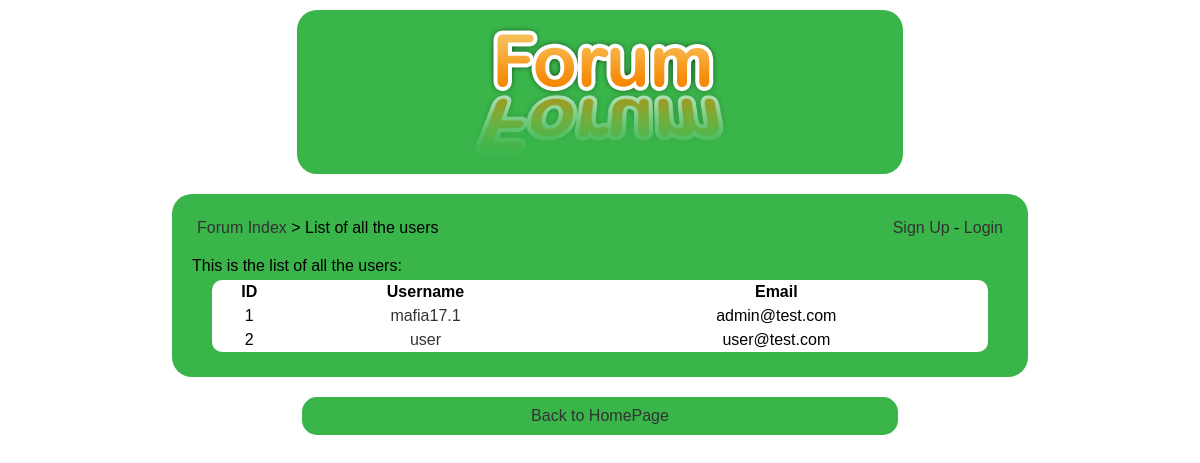
The page /users.php on the database its author committed.
### tables this page shows
CREATE TABLE `users` (
  `id` bigint(20) NOT NULL,
  `username` varchar(255) NOT NULL,
  `password` varchar(255) NOT NULL,
  `email` varchar(255) NOT NULL,
  `avatar` text NOT NULL,
  `signup_date` int(10) NOT NULL
);

### config.php (called while the page is built, shortened)
<?php
$url_home = 'index.php';
$design = 'default';
?>

### users.php (the view, shortened to what this page needs)
<?php
include('config.php');
?>
<!DOCTYPE html PUBLIC "-//W3C//DTD XHTML 1.0 Transitional//EN" "http://www.w3.org/TR/xhtml1/DTD/xhtml1-transitional.dtd">
<html xmlns="http://www.w3.org/1999/xhtml">
    <head>
        <link href="<?php echo $design; ?>/style.css" rel="stylesheet" title="Style" />
    </head>
    <body>
    	<div class="header">
        	<a href="<?php echo $url_home; ?>"><img src="<?php echo $design; ?>/images/logo.png" alt="Espace Membre" /></a>
	    </div>
        <div class="content">
<?php
if(isset($_SESSION['username']))
{
$nb_new_pm = mysqli_fetch_array(mysqli_query($connection,'select count(*) as nb_new_pm from pm where ((user1="'.$_SESSION['userid'].'" and user1read="no") or (user2="'.$_SESSION['userid'].'" and user2read="no")) and id2="1"'));
$nb_new_pm = $nb_new_pm['nb_new_pm'];
?>
<div class="box">
	<div class="box_left">
    	<a href="<?php echo $url_home; ?>">Forum Index</a> &gt; List of all the users
    </div>
	<div class="box_right">
    	<a href="list_pm.php">Your messages(<?php echo $nb_new_pm; ?>)</a> - <a href="profile.php?id=<?php echo $_SESSION['userid']; ?>"><?php echo htmlentities($_SESSION['username'], ENT_QUOTES, 'UTF-8'); ?></a> (<a href="login.php">Logout</a>)
    </div>
    <div class="clean"></div>
</div>
<?php
}
else
{
?>
<div class="box">
	<div class="box_left">
    	<a href="<?php echo $url_home; ?>">Forum Index</a> &gt; List of all the users
    </div>
	<div class="box_right">
    	<a href="signup.php">Sign Up</a> - <a href="login.php">Login</a>
    </div>
</div>
<?php
}
?>
This is the list of all the users:
<table>
    <tr>
    	<th>ID</th>
    	<th>Username</th>
    	<th>Email</th>
    </tr>
<?php
$req = mysqli_query($connection,'select id, username, email from users');
while($dnn = mysqli_fetch_array($req))
{
?>
	<tr>
    	<td><?php echo $dnn['id']; ?></td>
    	<td><a href="profile.php?id=<?php echo $dnn['id']; ?>"><?php echo htmlentities($dnn['username'], ENT_QUOTES, 'UTF-8'); ?></a></td>
    	<td><?php echo htmlentities($dnn['email'], ENT_QUOTES, 'UTF-8'); ?></td>
    </tr>
<?php
}
?>
</table>
		</div>
		<div class="foot"><a href="index.html">Back to HomePage</a></div>
	</body>
</html>

### default/style.css (style rules this page uses)
* { margin:0px; padding:0px; }
body { background:#ffffff; padding-left:10%; padding-right:10%; font-family:Arial, Geneva, sans-serif; }
a { text-decoration:none; color:#333333; }
img, table, tr, td { border:0px; }
table { border-spacing:0px; background:#ffffff; -moz-border-radius:10px; -webkit-border-radius:10px; border-radius:10px; padding:0px; width:95%; margin:5px auto 5px auto; }
tr { -moz-border-radius:5px; -webkit-border-radius:5px; border-radius:5px; margin:0px; }
td, th { margin:0px; border:0px; padding:3px; text-align:center; }
.header { margin:auto; margin-top:10px; padding:15px; background:#39b54a; width:60%; -moz-border-radius:20px; -webkit-border-radius:20px; border-radius:20px; text-align:center; }
.foot { text-align:center; background:#39b54a; width:60%; -moz-border-radius:15px; -webkit-border-radius:15px; border-radius:15px; padding:10px; margin:20px auto; }
.content { background:#39b54a; width:85%; -moz-border-radius:20px; -webkit-border-radius:20px; border-radius:20px; margin:auto; padding:20px; margin-top:20px; }
.box_left { float:left; }
.box_right { float:right; }
.box { background:#39b54a; -moz-border-radius:10px; -webkit-border-radius:10px; border-radius:10px; margin:auto; padding:5px; margin-bottom:15px; }

### rows shown on the page
users: id "1", username "mafia17.1", email "admin@test.com"
users: id "2", username "user", email "user@test.com"
